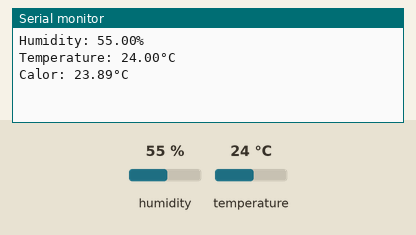
Simulated run of this sketch. Board: ESP8266 (NodeMCU). Shown: the last lines printed to the serial monitor. The inputs (shaded band) are chosen by the test bench; at power-on: humidity 55 %, temperature 24 °C.

Above: at 4.2 s.
4.3 s: humidity set to 22 %
At 6.9 s:
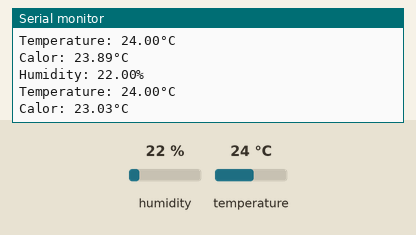
7.1 s: temperature set to 12 °C
At 9.4 s:
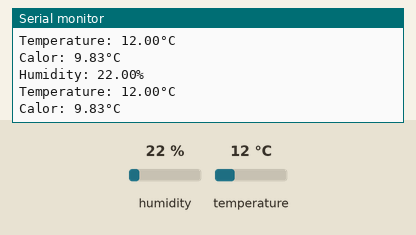
9.9 s: humidity set to 40 %
At 11.8 s:
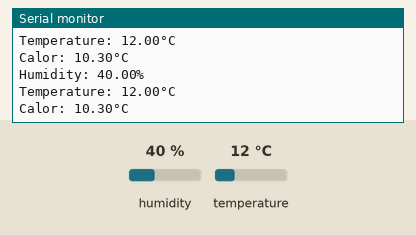
Timing chart, 0 to 13.3 s (numbered marks = the images above; inputs shaded):
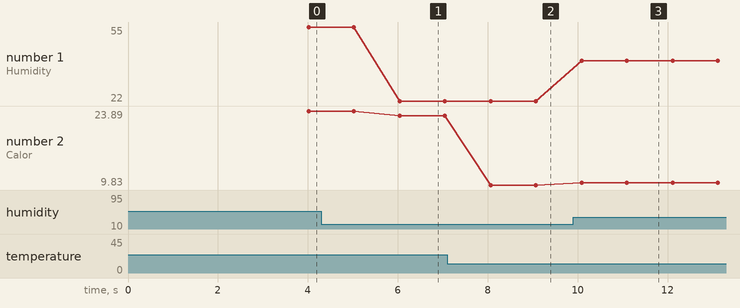

Measured:
- after the input at 4.3 s, the serial monitor: prints a new line after 1.7 s (image 1)
- after the input at 7.1 s, the serial monitor: prints a new line after 0.97 s (image 2)
- after the input at 9.9 s, the serial monitor: prints a new line after 0.20 s (image 3)
- plotted number 1: 55 → 22 after the input at 4.3 s, 22 → 40 after the input at 9.9 s
- plotted number 2: 23.89 → 23.03 after the input at 4.3 s, 23.03 → 9.83 after the input at 7.1 s, 9.83 → 10.3 after the input at 9.9 s

The sketch:

esp32_dht11.ino
```cpp
#include <DHT.h>
#include <DHT_U.h>
#include <Adafruit_Sensor.h>


#define ssid "IFC"
#define password ""
//#define minutos 5
//#define segundos minutos*60*1000

#define DHTPIN 2
#define DHTTYPE DHT11

DHT dht(DHTPIN, DHTTYPE);

float h;
float t;
float hic = dht.computeHeatIndex(t, h, false);
String msg;

//ESP8266WebServer server(80);

void home() {
  msg = "<!DOCTYPE html><html><body><h2>Dados ESP-12F:</h2><p><b>Temperatura: </b>";
  msg += t;
  msg += "&deg;C.</p><p><b>Umidade: </b>";
  msg += h;
  msg += "%. </p><p><b>Calor: </b>";
  msg += hic;
  msg += "&deg;C. </p><script>function autoRefresh() {window.location = window.location.href;}setInterval('autoRefresh()', 10000);</script></body></html>";

 // server.send(200,"text/html",msg);
}

void setup() {
  Serial.begin(9600);
  dht.begin();

  delay(3000);
 /* WiFi.mode(WIFI_STA);
  Serial.println("Conectando a Rede: "); //Imprime na serial a mensagem
  Serial.println(ssid); //Imprime na serial o nome da Rede Wi-Fi
  WiFi.begin(ssid, password);

  while (WiFi.status() != WL_CONNECTED) {
    delay(500);
    Serial.print(".");
  }

  Serial.println("");
  Serial.println("WiFi Conectado");
  Serial.print("IP: ");
  Serial.println(WiFi.localIP());
  Serial.println("");

  server.on("/", home);
  server.begin();

  timeClient.begin();
  */
}

void loop() {
  delay(1000);
  h = dht.readHumidity();
  t = dht.readTemperature();

  hic = dht.computeHeatIndex(t, h, false);

  Serial.print(F("Humidity: "));
  Serial.print(h);
  Serial.println(F("%"));
  Serial.print(F("Temperature: "));
  Serial.print(t);
  Serial.println(F("°C "));
  Serial.print(F("Calor: "));
  Serial.print(hic);
  Serial.println(F("°C "));
  Serial.println(F(""));

 // server.handleClient();

}
```
